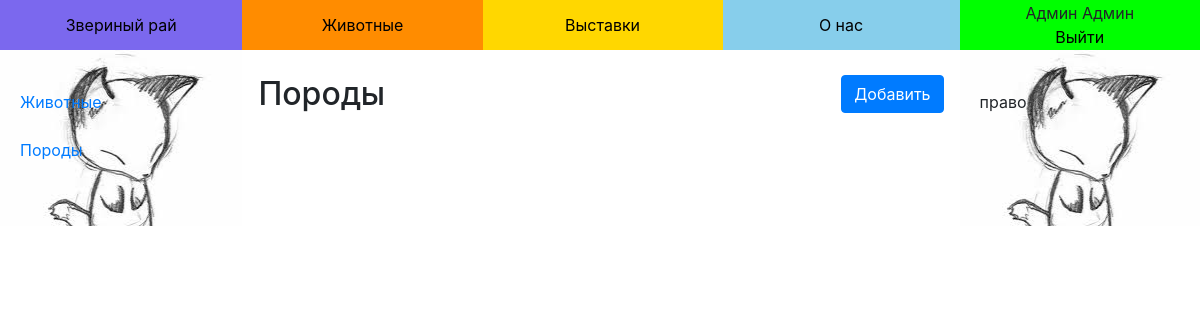
The app's page /admin/breeds (signed in), older data.
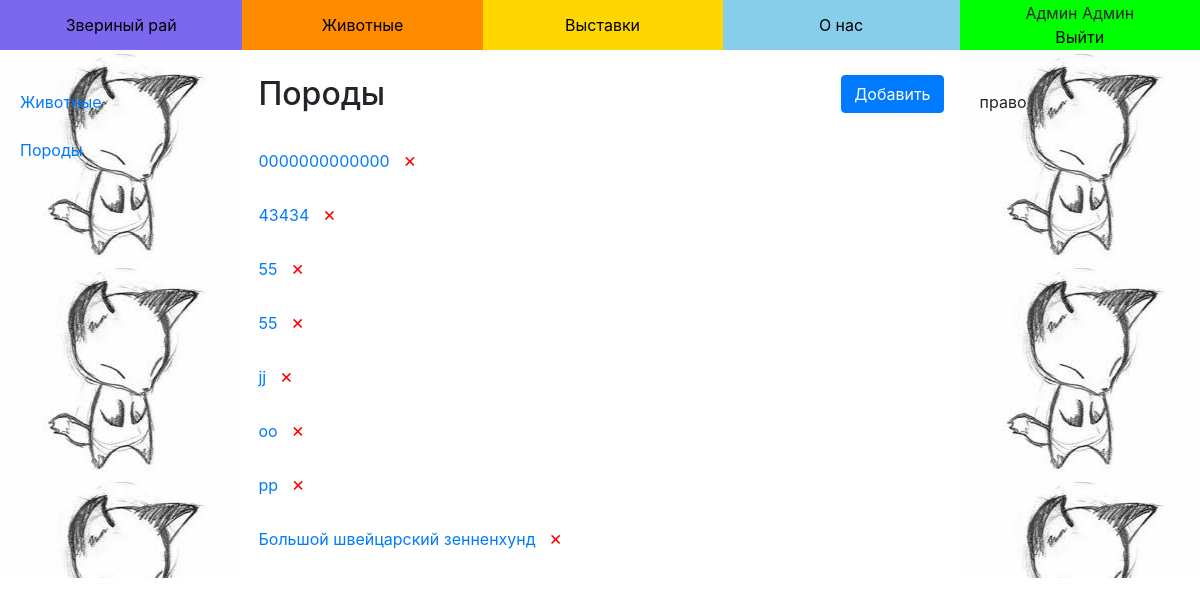
The same page, newer data.
### data/users.py (models this page shows, shortened)
class User(SqlAlchemyBase, UserMixin, CRUDMixin):
    __tablename__ = 'users'
    first_name = sqlalchemy.Column(sqlalchemy.String)
    last_name = sqlalchemy.Column(sqlalchemy.String)
    email = sqlalchemy.Column(sqlalchemy.String, index=True, unique=True)
    hashed_password = sqlalchemy.Column(sqlalchemy.String)
    role_id = sqlalchemy.Column(sqlalchemy.Integer)
    fillable = ['first_name', 'last_name', 'email']
    def is_role(self, role_id):
        return self.role_id == role_id
    @property
    def is_admin(self):
        return self.role_id == ADMIN_ROLE

### data/breeds.py (models this page shows)
class Breed(SqlAlchemyBase, CRUDMixin):
    __tablename__ = 'breeds'
    name = sqlalchemy.Column(sqlalchemy.String)
    photo = sqlalchemy.Column(sqlalchemy.String, nullable=True)
    about = sqlalchemy.Column(sqlalchemy.String, nullable=True)
    animal_id = sqlalchemy.Column(sqlalchemy.Integer, sqlalchemy.ForeignKey("animals.id"))
    animal = orm.relation('Animal')

### routes/admin.py (the view)
@admin.route('/breeds')
def breeds_view():
    breeds = Breed.query().order_by(Breed.name).all()
    return render_template('admin/breeds_view.html', title='Породы', breeds=breeds)

### data/mixins.py (called while the page is built)
    @classmethod
    def query(cls):
        return cls._db_session().query(cls)

    @classmethod
    def get(cls, id):
        return cls.query().get(id)

    @classmethod
    def _db_session(cls):
        if not hasattr(cls, 'db_session'):
            cls.db_session = db_session()
        return cls.db_session

### routes/admin.py (called while the page is built)
@admin.before_request
def _before():
    if current_user.is_authenticated and current_user.is_role(users.ADMIN_ROLE):
        return
    raise Forbidden()

### routes/utils.py (called while the page is built)
def user_loader(user_id):
    return User.get(user_id)

### templates/admin/breeds_view.html
{% extends "base.html" %}
{% block content %}
    <div class="clearfix">
        <h2 class="float-left"> {{title}} </h2>
        <a class="btn btn-primary float-right" href="{{url_for('admin.breed_create')}}">Добавить</a>
    </div>
    <br>
    {% for breed in breeds %}
        <div>
            <a href="{{url_for('admin.breed_update', id=breed.id)}}">{{breed.name}}</a> &nbsp;
            <a href="{{url_for('admin.breed_delete', id=breed.id)}}" class="delete">×</a>
        </div>
        <br>
    {% endfor %}
{% endblock %}

### templates/base.html (shortened to what this page needs)
<!DOCTYPE html>
<html lang="en">
  <head>
    <link rel="stylesheet"
          href="https://stackpath.bootstrapcdn.com/bootstrap/4.4.1/css/bootstrap.min.css"
 />
  </head>
  <body bgcolor="Khaki">
    <table width="100%" align="center">
      <tr id="menu">
        <td width="250px" height="50px" bgcolor="#7B68EE" align="center"><a href="/">Звериный рай</a></td>
        <td width="250px" height="50px" bgcolor="#FF8C00" align="center"><a href="/animals"> Животные</a></td>
        <td width="250px" height="50px" bgcolor="#FFD700" align="center"><a href="/"> Выставки</a></td>
        <td width="250px" height="50px" bgcolor="#87CEEB" align="center"><a href="/about">О нас</a></td>
        <td width="250px" height="50px" bgcolor="#00FF00" align="center">
          {% if current_user.is_authenticated %}
            {{ current_user.first_name }} {{ current_user.last_name }}<br>
            <a href="/logout">Выйти</a>
          {% else %}
            <a href="/login">Вход</a> / <a href="/register">Регистрация</a>
          {% endif %}
        </td>
      </tr>
        <tr>
        <td class="field">
          {% if current_user.is_authenticated and current_user.is_admin %}
            <a href="{{url_for('admin.animals_view')}}">Животные</a><br><br>
            <a href="{{url_for('admin.breeds_view')}}">Породы</a><br><br>
          {% endif %}
        </td>
        <td colspan="3" valign="top">
          <br>
          <main role="main" class="container">
              {% block content %} {% endblock %}
          </main>
        </td>
        <td class="field">
          право
        </td>
      </tr>
    </table>
  </body>
</html>

### templates/base.html (style rules this page uses)
body { margin: 0; padding: 0 }
#menu a { color: #000 }
.field { background: url(/static/images/field_bg.jpg) 50% 0; width: 250px; vertical-align: top; padding: 40px 20px }
.delete { font-size: 20px; color: red }

Row changes from the older to the newer data that the page shows:
added Breed: name "0000000000000"
added Breed: name "43434"
added Breed: name "55"
added Breed: name "55"
added Breed: name "jj"
added Breed: name "oo"
added Breed: name "pp"
added Breed: name "Большой швейцарский зенненхунд"
